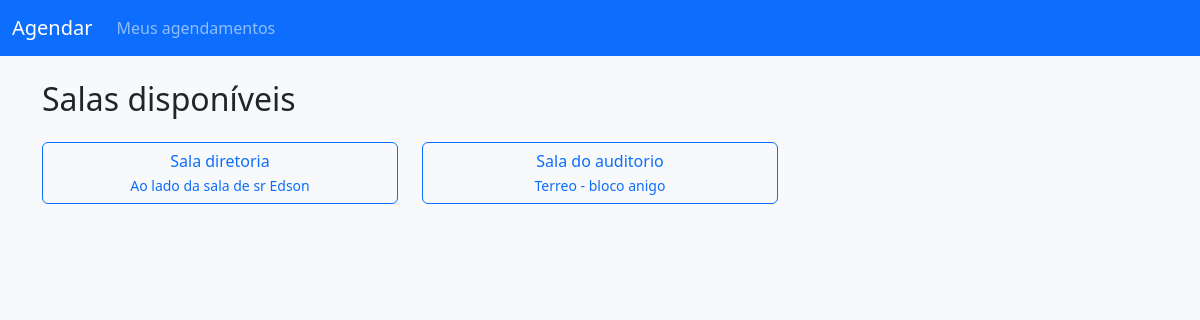
Page /agenda/dashboard/ (signed in) on the committed database.
### agenda/models.py (models this page shows, shortened)
class Sala(models.Model):
    nome = models.CharField(max_length=100)
    localizacao = models.CharField(max_length=150)
    capacidade = models.PositiveIntegerField()
    microfone_disponivel = models.BooleanField(default=False)

### agenda/views.py (the view)
# urls.py: path('dashboard/', views.dashboard_salas, name='dashboard'),
@login_required
def dashboard_salas(request):
    salas = Sala.objects.all()
    return render(request, 'agenda/dashboard.html', {'salas': salas})

### templates/agenda/dashboard.html (shortened to what this page needs)
{% extends 'base.html' %}
{% block content %}
<h2 class="mb-4">Salas disponíveis</h2>
<div class="row">
  {% for sala in salas %}
  <div class="col-md-4 mb-3">
    <a href="{% url 'agenda:calendario_sala' sala.id %}" class="btn btn-outline-primary w-100">
      {{ sala.nome }}<br><small>{{ sala.localizacao }}</small>
    </a>
  </div>
  {% empty %}
  <p>Nenhuma sala cadastrada.</p>
  {% endfor %}
</div>
{% endblock %}

### rows in the picture
Sala: nome "Sala diretoria", localizacao "Ao lado da sala de sr Edson"
Sala: nome "Sala do auditorio", localizacao "Terreo - bloco anigo"
